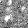

Source code (Python):
import torch
import matplotlib.pyplot as plt
from forward import Diffusion
from reverse_process import NoisePredictor
from torchvision.utils import save_image
device="cuda" if torch.cuda.is_available()else "cpu"
#load model
model=NoisePredictor().to(device)
model.load_state_dict(torch.load("model.pth"))
model.eval()
diffusion=Diffusion(device=device)
xt=torch.randn(1,1,28,28).to(device)
# start from pure noise
with torch.no_grad():
    for t in reversed(range(diffusion.T)):
        t_tensor=torch.tensor([t],device=device)
        xt=diffusion.sample_step(model,xt,t_tensor)
img =xt.clone().detach().cpu().squeeze()
img=(img.clamp(-1,1)+1)/2
save_image(img,"sample.png")
plt.imshow(img,cmap="gray")
plt.axis("off")
plt.show()
print("Model loaded successfully")
